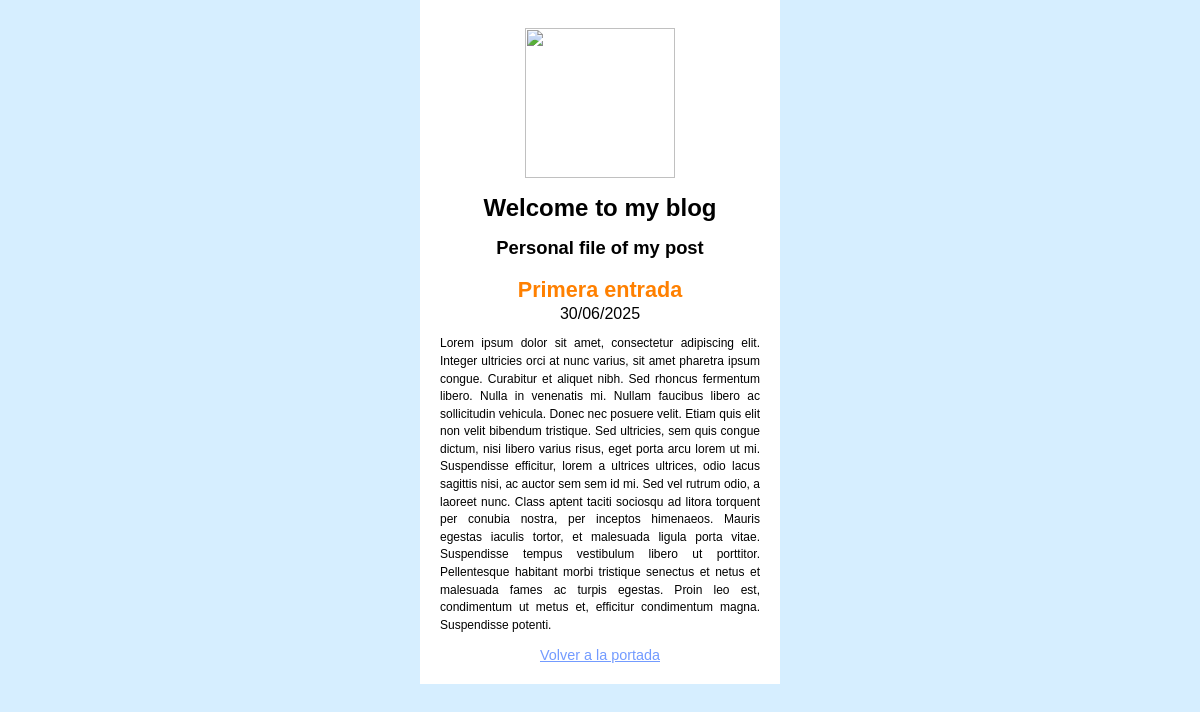
The page /blog/1 on the database its author committed.
### blog/models.py (models this page shows, shortened)
class Post(models.Model):
    title = models.CharField(max_length=200, verbose_name="Título")
    content = models.TextField(verbose_name="Contenido")
    created = models.DateTimeField(auto_now_add=True, verbose_name="Creado")
    modified = models.DateTimeField(auto_now=True, verbose_name="Modificado")
    class Meta:
        verbose_name = "entrada"
        verbose_name_plural = "entradas"

### blog/views.py (the view)
# urls.py: path('blog/<id>', post, name="post")
def post(request, id):
    post = Post.objects.get(id=id)
    return render(request, "blog/post.html", {"post":post})

### blog/templates/blog/post.html (shortened to what this page needs)
{% extends "blog/template.html" %}
{% block content %}
    <div>
        <h3>{{ post.title }}</h3>
        <span class="date">{{ post.created|date:"SHORT_DATE_FORMAT" }}</span>
        <p>{{ post.content }}</p>
        <a href="/">Volver a la portada</a>
    </div>
{% endblock %}

### blog/static/blog/styles.css (style rules this page uses)
body { font-family: Arial, Helvetica, sans-serif; padding: 0; margin: 0; background: rgb(214, 238, 255); }
h3 { font-size: 135%; color: rgb(255, 128, 0); padding: 0.15rem 0; margin: 0; }
p { font-size: 75%; text-align: justify; line-height: 1.1rem; }
a { font-size: 90%; color: rgb(115, 155, 255); }

### rows shown on the page
Post: title "Primera entrada", created "30/06/2025", content "Lorem ipsum dolor sit amet, consectetur adipiscing elit. Integer ultricies orci at nunc varius, sit amet pharetra ipsum congue. Curabitur et aliquet nibh. Sed rhoncus fermentum libero. Nulla in venenatis mi. Nullam faucibus libero ac sollicitudin vehicula. Donec nec posuere velit. Etiam quis elit non velit bibendum tristique. Sed ultricies, sem quis congue dictum, nisi libero varius risus, eget porta arcu lorem ut mi. Suspendisse efficitur, lorem a ultrices ultrices, odio lacus sagittis nisi, ac auctor sem sem id mi. Sed vel rutrum odio, a laoreet nunc. Class aptent taciti sociosqu ad litora torquent per conubia nostra, per inceptos himenaeos. Mauris egestas iaculis tortor, et malesuada…"
